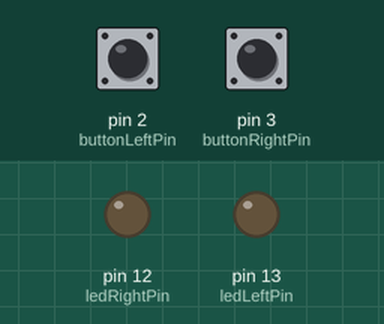
Simulated run of this sketch. Board: Arduino Uno, built with avr-gcc and run on an emulated ATmega328P. On the bench: output pins drawn as LEDs (lit = HIGH). The test bench sets the inputs (shaded band); at power-on: pin 2 (buttonLeftPin) LOW, pin 3 (buttonRightPin) LOW.

Above: at 1.2 s.
1.3 s: pin 2 (buttonLeftPin) pulled HIGH for 0.15 s
At 1.37 s:
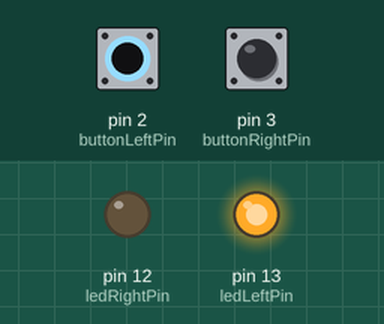
2.9 s: pin 3 (buttonRightPin) pulled HIGH for 0.15 s
At 2.97 s:
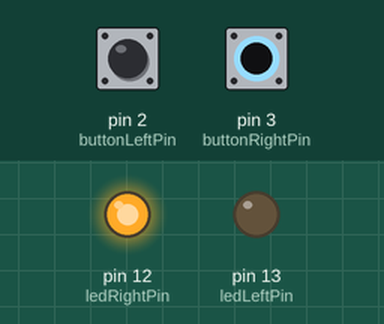
4.5 s: pin 3 (buttonRightPin) pulled HIGH for 3.2 s
At 8.8 s:
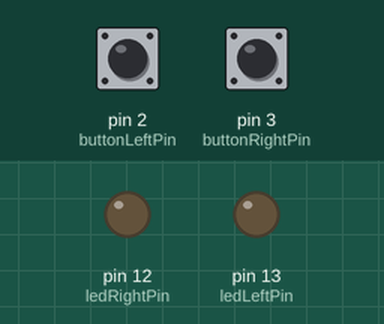
9.2 s: pin 2 (buttonLeftPin) pulled HIGH for 3.2 s
At 10.0 s:
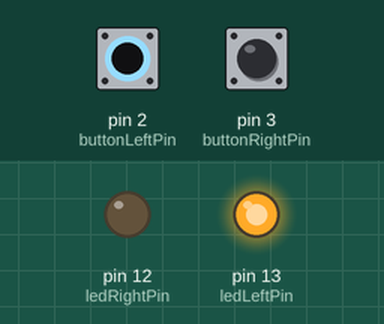
13.9 s: pin 2 (buttonLeftPin) driven HIGH and pin 3 (buttonRightPin) driven HIGH
At 14.7 s:
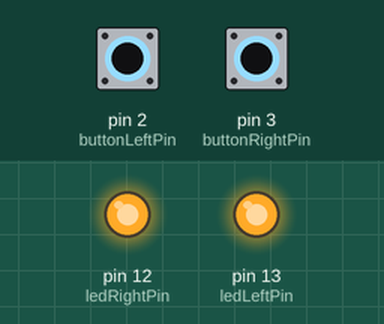
Timing chart, 0 to 16.4 s (numbered marks = the images above; inputs shaded):
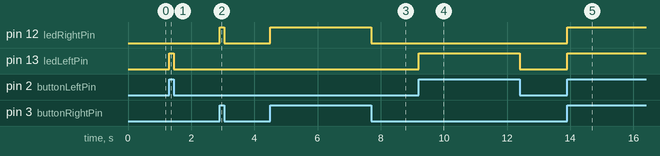

The sketch:

buttonIn.ino
```cpp
const int buttonLeftPin = 2;
const int buttonRightPin = 3;
const int ledLeftPin =  13;
const int ledRightPin =  12;

int buttonLeftState = 0;
int buttonRightState = 0;

void setup() {
  pinMode(ledLeftPin, OUTPUT);
  pinMode(ledRightPin, OUTPUT);

  pinMode(buttonLeftPin, INPUT);
  pinMode(buttonRightPin, INPUT);

digitalWrite(ledRightPin, HIGH);
}

void loop(){
  //digitalWrite(ledLeftPin, HIGH);
  buttonLeftState = digitalRead(buttonLeftPin);
  buttonRightState = digitalRead(buttonRightPin);

  if (buttonLeftState == HIGH) {
    digitalWrite(ledLeftPin, HIGH);
  }
  else {
    digitalWrite(ledLeftPin, LOW);
  }

  if (buttonRightState == HIGH) {
    digitalWrite(ledRightPin, HIGH);
  }
  else {
    digitalWrite(ledRightPin, LOW);
  }
}
```

Measured:
- after the input at 1.3 s, pin 13 (ledLeftPin): LOW → HIGH at once, → LOW 0.15 s later
- after the input at 2.9 s, pin 12 (ledRightPin): LOW → HIGH at once, → LOW 0.15 s later
- after the input at 4.5 s, pin 12 (ledRightPin): LOW → HIGH at once, → LOW 3.2 s later
- after the input at 9.2 s, pin 13 (ledLeftPin): LOW → HIGH at once, → LOW 3.2 s later
- after the input at 13.9 s, pin 12 (ledRightPin), pin 13 (ledLeftPin): LOW → HIGH at once
